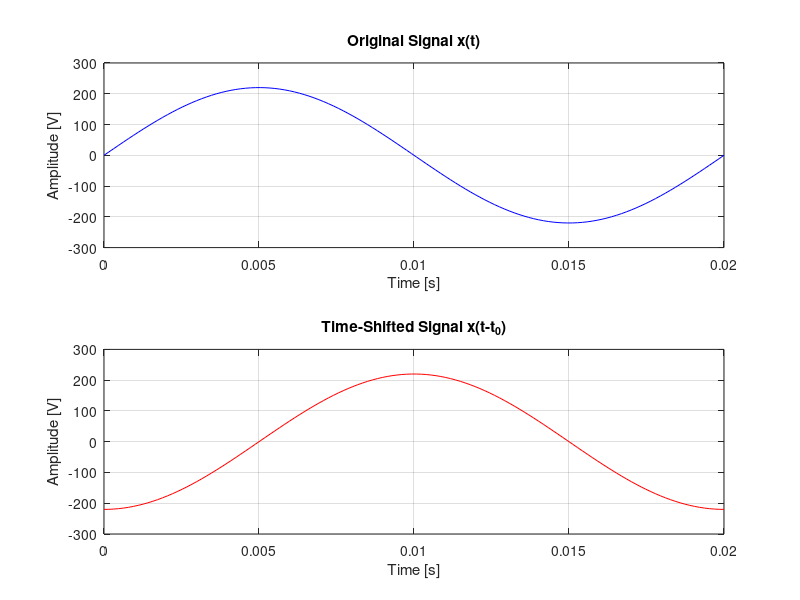

Source code (MATLAB):
%% CT Time Shifting

clear; clc;
close all;

A = 220;
phi = 0;
f = 50;
T = 1/f;

phase_shift = pi/2;
t0 = phase_shift/(2*pi*f);

t = linspace(0,T,128);

signal_original = A*sin(2*pi*f*t + phi);
signal_shifted = A*sin(2*pi*f*(t-t0) + phi);

subplot(2,1,1);
plot(t,signal_original,'b');
xlabel('Time [s]');
ylabel('Amplitude [V]');
title('Original Signal x(t)');
grid on;

subplot(2,1,2);
plot(t,signal_shifted,'r');
xlabel('Time [s]');
ylabel('Amplitude [V]');
title('Time-Shifted Signal x(t-t_0)');
grid on;
